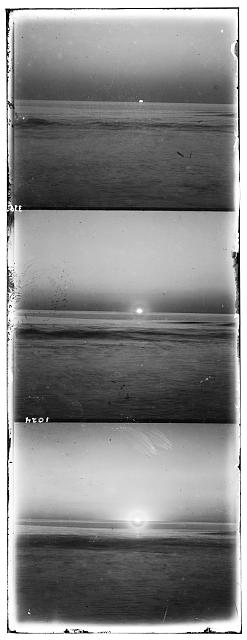
#> input picture hw1/img.jpg, 247 x 640 px, given in place of img.tif, which was not available
$ python test_align.py
#> lines starting #> are read from the running program, lines starting #| are printed output that depends on the picture; pictures that were not available may be replaced by others from this repository, and a replacement may not be noted
import numpy as np
import matplotlib.pyplot as plt
from skimage import io, filters
from skimage.transform import resize
from scipy.ndimage import shift

img = io.imread('img.tif')
#> img is the input picture: shape (640, 247); min 0, max 255, mean 133.7
if img.dtype == np.uint16:
    img = img.astype(np.float64) / 65535.0
else:
    img = img.astype(np.float64) / 255.0

height = img.shape[0]
#> height = 640
third = height // 3
#> third = 213
b = img[:third]
g = img[third:2*third]
r = img[2*third:3*third]


def ncc(a, b):
    a = (a - a.mean()) / a.std()
    b = (b - b.mean()) / b.std()
    return np.sum(a * b)

def edge_feature(img):
    gx = filters.sobel_v(img)
    gy = filters.sobel_h(img)
    return np.sqrt(gx**2 + gy**2)

def align_pyramid(base, to_align, feature_fn, min_size=32, window=15):
    levels, h = [], base.shape[0]
    while h > min_size:
        levels.append(h)
        h //= 2
    levels = levels[::-1]  # coarse → fine

    best_dx, best_dy = 0, 0
    for level_h in levels:
        scale = level_h / base.shape[0]
        w = int(base.shape[1] * scale)
        base_s  = feature_fn(resize(base,     (level_h, w)))
        align_s = feature_fn(resize(to_align, (level_h, w)))

        sdx, sdy = best_dx * 2, best_dy * 2
        search_window = window if level_h == levels[0] else 2
        margin = max(5, level_h // 8)

        best_score = -np.inf
        for dy in range(sdy - search_window, sdy + search_window + 1):
            for dx in range(sdx - search_window, sdx + search_window + 1):
                shifted = shift(align_s, [dy, dx], mode='constant', cval=0)
                score = ncc(base_s[margin:-margin, margin:-margin],
                            shifted[margin:-margin, margin:-margin])
                if score > best_score:
                    best_score = score
                    best_dx, best_dy = dx, dy

    return best_dx, best_dy

def compose(b, g, r, dx_g, dy_g, dx_r, dy_r):
    g_al = shift(g, [dy_g, dx_g], mode='constant', cval=0)
    r_al = shift(r, [dy_r, dx_r], mode='constant', cval=0)
    color = np.stack([r_al, g_al, b], axis=2)

    # 第一段：根據 offset 精確裁掉 zero-fill 黑邊
    h, w = color.shape[:2]
    dy_max, dx_max = max(abs(dy_g), abs(dy_r)), max(abs(dx_g), abs(dx_r))
    top    = dy_max if dy_max > 0 else 0
    bottom = h + min(dy_g, dy_r, 0)   # 負 offset 時下方有黑邊
    left   = dx_max if dx_max > 0 else 0
    right  = w + min(dx_g, dx_r, 0)   # 負 offset 時右方有黑邊
    return color[top:bottom, left:right]

def auto_crop(img, margin=0.15):
    r, g, b = img[:,:,0], img[:,:,1], img[:,:,2]
    h, w = img.shape[:2]
    search_h = int(h * margin)
    search_w = int(w * margin)

    top, bottom = 0, h
    for ch in [r, g, b]:
        row_edge = np.abs(filters.sobel_h(ch)).mean(axis=1)
        ch_top    = int(np.argmax(row_edge[:search_h])) + 1
        ch_bottom = h - 1 - int(np.argmax(row_edge[h - search_h:][::-1]))
        top    = max(top,    ch_top)
        bottom = min(bottom, ch_bottom)

    diff = np.abs(r - g) + np.abs(g - b) + np.abs(r - b)
    col_diff = diff.mean(axis=0)
    interior = col_diff[search_w : w - search_w]
    col_threshold = interior.mean() + 2 * interior.std()

    left = 0
    for i in range(search_w):
        if col_diff[i] > col_threshold:
            left = i + 1
    right = w
    for i in range(w - 1, w - 1 - search_w, -1):
        if col_diff[i] > col_threshold:
            right = i

    print(f"裁切範圍: top={top}, bottom={bottom}, left={left}, right={right}")
    return img[top:bottom, left:right]


# 原始像素（baseline）
print("=== 原始像素對齊 ===")
dx_g0, dy_g0 = align_pyramid(b, g, feature_fn=lambda x: x)
#> the loop in align_pyramid, `for level_h in levels:` made 3 passes
#> (scale, w) on passes 2 to 3: (0.498, 122), (1, 247)
#> after the loop in align_pyramid, `for level_h in levels:`: best_dx = 1; best_dy = 3
#> dx_g0 = 1; dy_g0 = 3
dx_r0, dy_r0 = align_pyramid(b, r, feature_fn=lambda x: x)
#> the loop in align_pyramid (call 2), `for level_h in levels:` made 3 passes
#> dx_r0 = -6; dy_r0 = -6
print(f"G: dx={dx_g0}, dy={dy_g0}  R: dx={dx_r0}, dy={dy_r0}")
#| G: dx=1, dy=3  R: dx=-6, dy=-6
result_raw      = compose(b, g, r, dx_g0, dy_g0, dx_r0, dy_r0)
#> in compose, `color = np.stack([r_al, g_al, b], axis=2)`:
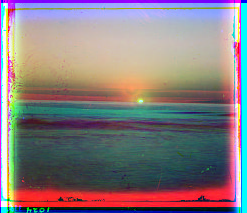
#> color: shape (213, 247, 3) float64; mean of channels 0, 1, 2 0.529, 0.489, 0.504; drawn with min black and max white
#> in compose, `dy_max, dx_max = max(abs(dy_g), abs(dy_r)), max(abs(dx_g), abs(dx_r))`: dy_max = 6
#> in compose, `bottom = h + min(dy_g, dy_r, 0)`: bottom = 207
#> in compose, `left   = dx_max if dx_max > 0 else 0`: left = 6
#> in compose, `right  = w + min(dx_g, dx_r, 0)`: right = 241
result_raw_crop = auto_crop(result_raw)
#> the loop in auto_crop, `for ch in [r, g, b]:` made 3 passes
#> (ch_top, ch_bottom, top, bottom) on passes 1 to 3: (5, 196, 5, 196), (11, 181, 11, 181), (2, 199, 11, 181)
#> in auto_crop, `col_diff = diff.mean(axis=0)`: col_diff = 235 values, max 1.47 at index 1, min 0.37 at index 195, mean 0.481
#> in auto_crop, `interior = col_diff[search_w : w - search_w]`: interior = 165 values, max 0.497 at index 97, min 0.37 at index 160, mean 0.432
#> in auto_crop, `col_threshold = interior.mean() + 2 * interior.std()`: col_threshold = 0.491
#| 裁切範圍: top=11, bottom=181, left=18, right=219

# Sobel 梯度大小
print("\n=== Sobel 梯度特徵對齊 ===")
dx_g1, dy_g1 = align_pyramid(b, g, feature_fn=edge_feature)
#> call 3 of align_pyramid, with min_size = 32, window = 15
#> the loop in align_pyramid (call 3), `for level_h in levels:` made 3 passes
#> after the loop in align_pyramid (call 3), `for level_h in levels:`:
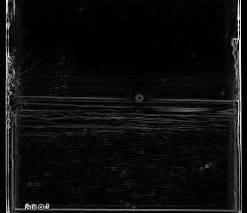
#> align_s: shape (213, 247) float64; min 0, max 1.07, mean 0.0613; drawn with min black and max white
#> after the loop in align_pyramid (call 3), `for level_h in levels:`: best_dx = 0; best_dy = 3
#> dx_g1 = 0; dy_g1 = 3
dx_r1, dy_r1 = align_pyramid(b, r, feature_fn=edge_feature)
#> call 4 of align_pyramid, with min_size = 32, window = 15
#> the loop in align_pyramid (call 4), `for level_h in levels:` made 3 passes
#> after the loop in align_pyramid (call 4), `for level_h in levels:`:
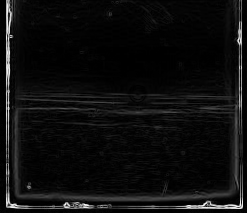
#> align_s: shape (213, 247) float64; min 0, max 1.06, mean 0.0595; drawn with min black and max white
#> after the loop in align_pyramid (call 4), `for level_h in levels:`: best_dx = -4; best_dy = 8
#> dx_r1 = -4; dy_r1 = 8
print(f"G: dx={dx_g1}, dy={dy_g1}  R: dx={dx_r1}, dy={dy_r1}")
#| G: dx=0, dy=3  R: dx=-4, dy=8
result_edge      = compose(b, g, r, dx_g1, dy_g1, dx_r1, dy_r1)
#> call 2 of compose, with dx_g = 0, dy_g = 3, dx_r = -4, dy_r = 8
#> in compose (call 2), `color = np.stack([r_al, g_al, b], axis=2)`:
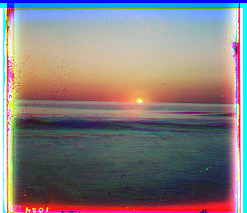
#> color: shape (213, 247, 3) float64; mean of channels 0, 1, 2 0.52, 0.493, 0.504; drawn with min black and max white
#> in compose (call 2), `dy_max, dx_max = max(abs(dy_g), abs(dy_r)), max(abs(dx_g), abs(dx_r))`: dx_max = 4
#> in compose (call 2), `top    = dy_max if dy_max > 0 else 0`: top = 8
#> in compose (call 2), `bottom = h + min(dy_g, dy_r, 0)`: bottom = 213
#> in compose (call 2), `left   = dx_max if dx_max > 0 else 0`: left = 4
#> in compose (call 2), `right  = w + min(dx_g, dx_r, 0)`: right = 243
result_edge_crop = auto_crop(result_edge)
#> call 2 of auto_crop, with margin = 0.15
#> in auto_crop (call 2), `r, g, b = img[:,:,0], img[:,:,1], img[:,:,2]`:
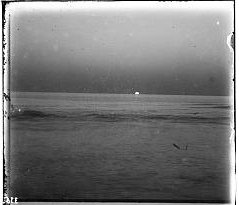
#> b: shape (205, 239) float64; min 0, max 1, mean 0.468
#> the loop in auto_crop (call 2), `for ch in [r, g, b]:` made 3 passes
#> (ch_top, ch_bottom, top) on passes 1 to 3: (2, 197, 2), (9, 204, 9), (2, 202, 9)
#> in auto_crop (call 2), `diff = np.abs(r - g) + np.abs(g - b) + np.abs(r - b)`:
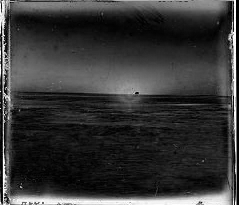
#> diff: shape (205, 239) float64; min 0, max 2, mean 0.43; drawn with min black and max white
#> in auto_crop (call 2), `col_diff = diff.mean(axis=0)`: col_diff = 239 values, max 1.68 at index 3, min 0.0119 at index 238, mean 0.43
#> in auto_crop (call 2), `interior = col_diff[search_w : w - search_w]`: interior = 169 values, max 0.432 at index 96, min 0.364 at index 35, mean 0.389
#> in auto_crop (call 2), `col_threshold = interior.mean() + 2 * interior.std()`: col_threshold = 0.419
#| 裁切範圍: top=9, bottom=197, left=29, right=217


fig, axes = plt.subplots(2, 2, figsize=(16, 16))

axes[0, 0].imshow(np.clip(result_raw, 0, 1))
axes[0, 0].set_title(f'原始像素（合成）\nG:({dx_g0},{dy_g0}) R:({dx_r0},{dy_r0})')
axes[0, 0].axis('off')

axes[0, 1].imshow(np.clip(result_raw_crop, 0, 1))
axes[0, 1].set_title('原始像素（auto_crop 後）')
axes[0, 1].axis('off')

axes[1, 0].imshow(np.clip(result_edge, 0, 1))
axes[1, 0].set_title(f'Sobel 梯度特徵（合成）\nG:({dx_g1},{dy_g1}) R:({dx_r1},{dy_r1})')
axes[1, 0].axis('off')

axes[1, 1].imshow(np.clip(result_edge_crop, 0, 1))
axes[1, 1].set_title('Sobel 梯度特徵（auto_crop 後）')
axes[1, 1].axis('off')

plt.tight_layout()
plt.savefig('test_align_compare.jpg', dpi=150, bbox_inches='tight')
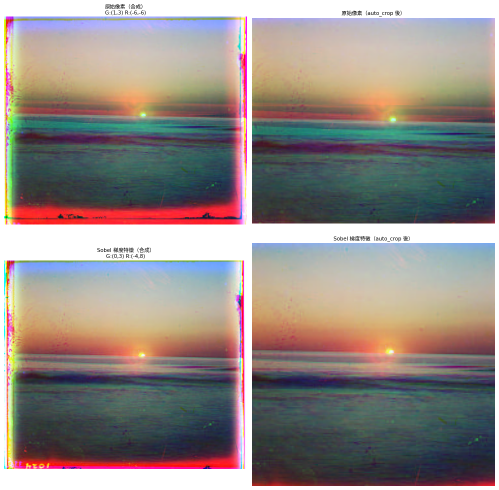
#> figure drawn by matplotlib, 4 panels
plt.show()
print("已儲存 test_align_compare.jpg")
